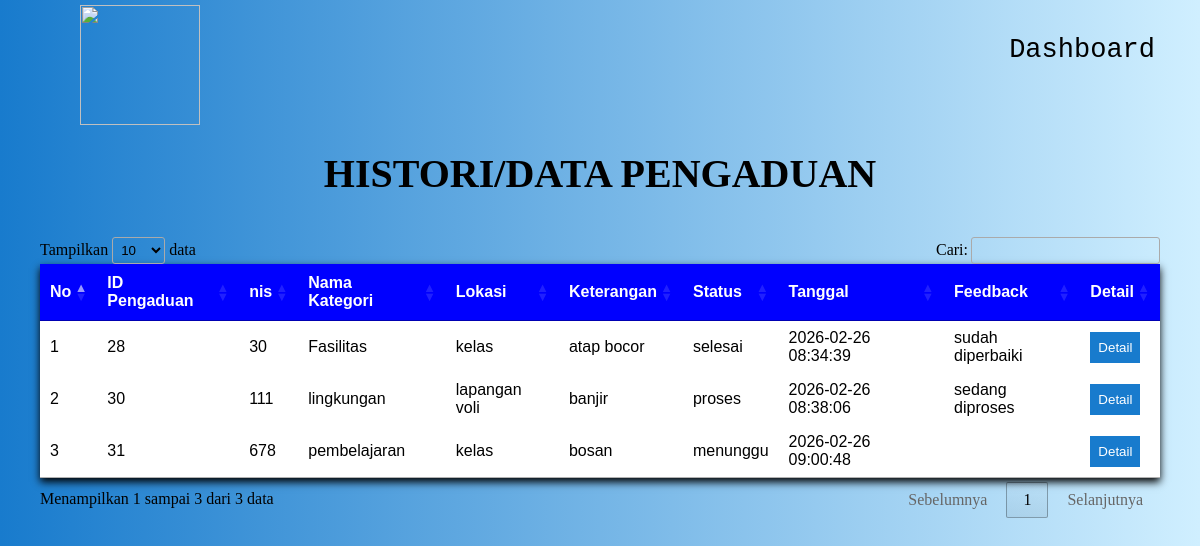
Page /sekolah_2026_12RPL2_UJIKOM_NURI_ESA_SHABILA/admin/data_pengaduan.php (signed in) on the earlier database version.
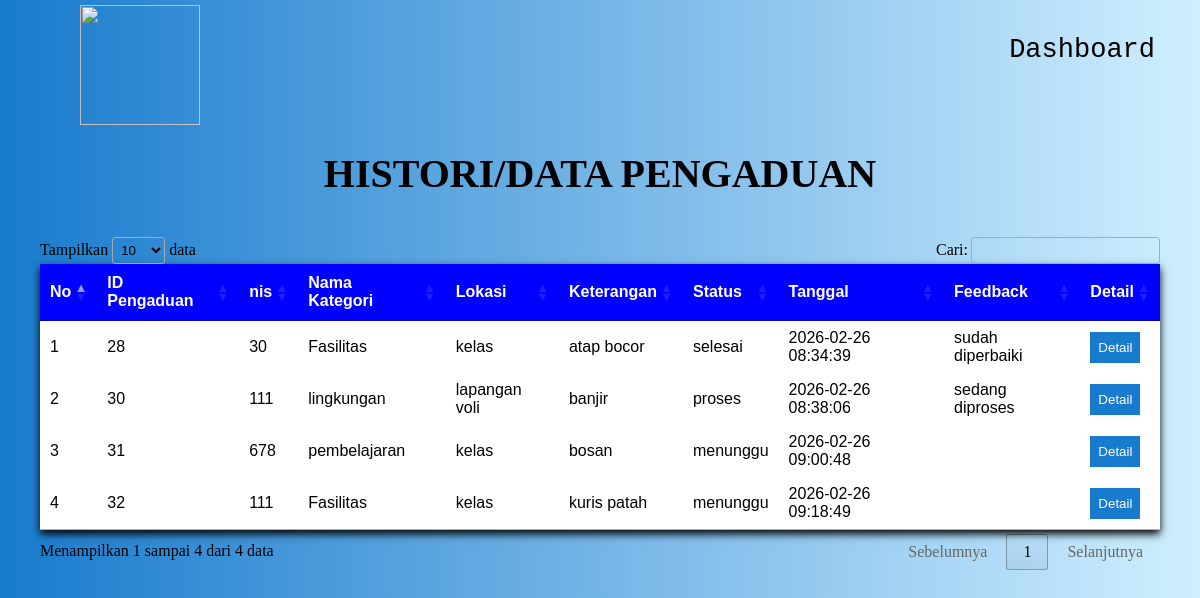
Same page on the later database version.
### tables this page shows
CREATE TABLE `input_aspirasi` (
  `id_pelaporan` int NOT NULL,
  `nis` varchar(10) NOT NULL,
  `id_kategori` int NOT NULL,
  `lokasi` varchar(50) NOT NULL,
  `keterangan` text NOT NULL,
  `status` enum('menunggu','proses','selesai') NOT NULL DEFAULT 'menunggu',
  `tanggal` datetime NOT NULL DEFAULT CURRENT_TIMESTAMP,
  `feedback` text
);

CREATE TABLE `kategori` (
  `id_kategori` int NOT NULL,
  `ket_kategori` varchar(50) NOT NULL
);

### sekolah_2026_12RPL2_UJIKOM_NURI_ESA_SHABILA/admin/data_pengaduan.php (the view, shortened to what this page needs)
<!DOCTYPE html>
<html lang="en">
<head>
     <link rel="stylesheet" href="https://cdn.datatables.net/1.13.8/css/jquery.dataTables.min.css">
</head>
<body>
     <nav>
          <img src="https://www.smkmutucikampek.sch.id/wp-content/uploads/2021/06/logo_mutu_png_transparant-removebg-preview-1.png">
          <a href="dashboard_admin.php">Dashboard</a>
     </nav>
     <p><b>HISTORI/DATA PENGADUAN</b></p>
     <table id="datatable" class="tabel-data-admin">
          <thead>
               <tr>
                    <th>No</th>
                    <th>ID Pengaduan</th>
                    <th>nis</th>
                    <th>Nama Kategori</th>
                    <th>Lokasi</th>
                    <th>Keterangan</th>
                    <th>Status</th>
                    <th>Tanggal</th>
                    <th>Feedback</th>
                    <th>Detail</th>
               </tr>
          </thead>
          <tbody>
          <?php
          include '../koneksi.php';
          $no = 1;
          $query = mysqli_query($koneksi, "SELECT input_aspirasi.*, kategori.ket_kategori
          FROM input_aspirasi LEFT JOIN kategori ON input_aspirasi.id_kategori = kategori.id_kategori");
          while($data = mysqli_fetch_assoc($query)){
          ?>
          <tr>
               <td><?= $no++ ?></td>
               <td><?= $data['id_pelaporan'] ?></td>
               <td><?= $data['nis'] ?></td>
               <td><?= $data['ket_kategori'] ?></td>
               <td><?= $data['lokasi'] ?></td>
               <td><?= $data['keterangan'] ?></td>
               <td><?= $data['status'] ?></td>
               <td><?= $data['tanggal'] ?></td>
               <td><?= $data['feedback'] ?></td>
               <td>
                    <a href="detail_pengaduan.php?id=<?= $data['id_pelaporan'] ?>">
                         <button>Detail</button>
                    </a>
               </td>
          </tr>
          <?php } ?>
          </tbody>
     </table>
</body>
</html>

Differences in the rows shown:
added input_aspirasi: id_pelaporan "32", nis "111", id_kategori.ket_kategori "Fasilitas", lokasi "kelas", keterangan "kuris patah", status "menunggu", tanggal "2026-02-26 09:18:49"
Other differences:
text written by a page script: "Tampilkan data Cari: Menampilkan 1 sampai 3 dari 3 data Sebelumnya 1 Selanjutnya" → "Tampilkan data Cari: Menampilkan 1 sampai 4 dari 4 data Sebelumnya 1 Selanjutnya"
